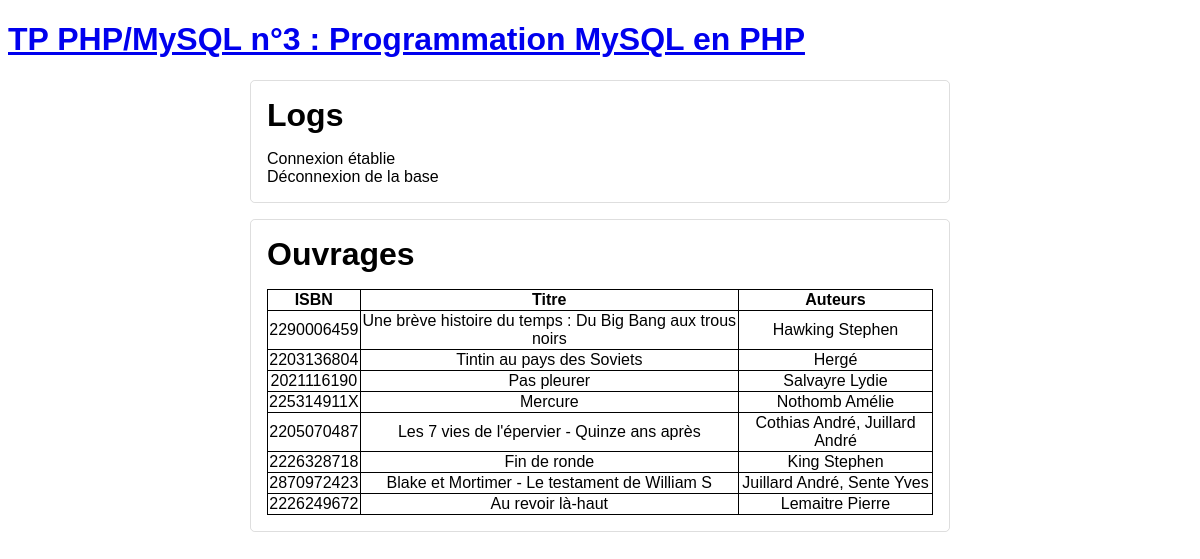
Page /affiche_ouvrages2.php on the committed database.
### tables this page shows
CREATE TABLE ouvrage (
  ISBN char(10) NOT NULL,
  Titre varchar(128) NOT NULL,
  PRIMARY KEY (ISBN)
);

### affiche_ouvrages2.php (the view, shortened to what this page needs)
<?php
$message = "";
$message_erreur = "";
$tableau_ouvrages = "";
$connexion = mysqli_connect("localhost", "root", "", "bibliotheque");
if ($connexion) {
    $message .= "Connexion établie<br>\n";
    mysqli_set_charset($connexion, "utf8");
} else {
    $message_erreur .= "Erreur de connexion<br>\n";
    $message_erreur .= "  Erreur n° " . mysqli_connect_errno() . " : " . mysqli_connect_error() . "<br>\n";
}
if (empty($message_erreur)) {
    $requete = "select o.ISBN, o.Titre, group_concat(a.Nom,' ',coalesce(a.Prenom,'') separator ', ') as 'Auteurs'
                from auteur a
                  inner join auteur_ouvrage ao ON ao.IdAuteur = a.IdAuteur
                    inner join ouvrage o ON ao.ISBN = o.ISBN
                group by o.ISBN, o.Titre
                order by o.Titre desc;";
    $resultat = mysqli_query($connexion, $requete);
    if ($resultat) {
        if (mysqli_num_rows($resultat) == 0) {
            $tableau_ouvrages .= "Aucun ouvrage<br>\n";
        } else {
            $tableau_ouvrages .= "<table>\n<thead>\n";
            $tableau_ouvrages .= "<tr><th>ISBN</th><th>Titre</th><th>Auteurs</th></tr>\n";
            $tableau_ouvrages .= "</thead>\n<tbody>\n";
            while ($ligne = mysqli_fetch_assoc($resultat)) {
                $tableau_ouvrages .= "<tr><td>" . $ligne['ISBN'] . " </td>"
                        . "<td>" . $ligne['Titre'] . "</td><td>" . $ligne['Auteurs'] . "</td></tr>\n";
            }
            $tableau_ouvrages .= "</tbody>\n</table>\n";
        }
    } else {
        $message_erreur .= "Erreur de la requête $requete<br>\n";
        $message_erreur .= "Erreur n° " . mysqli_errno($connexion) . " : " . mysqli_error($connexion) . "<br>\n";
    }
}
if ($connexion) {
    $message .= "Déconnexion de la base<br>";
}
?>
<!doctype html>
<html>
    <head>
        <link rel="stylesheet" href="formulaire.css">
    </head>
    <body>
        <header>
            <h1><a href="index.php">TP PHP/MySQL n°3 : Programmation MySQL en PHP</a></h1>
        </header>
        <main>
            <?php
            if (!empty($message_erreur) || !empty($message)) {
                ?>
                <section class="section-formulaire">
                    <h2>Logs</h2>
                    <?php
                    if (!empty($message)) {
                        echo "<section>\n" . $message . "</section>\n";
                    }
                    ?>
                </section>
                <?php
            }
            ?>
            <?php
            if (!empty($tableau_ouvrages)) {
                ?>
                <section class="section-formulaire">
                    <h2>Ouvrages</h2>
                    <?php
                    echo $tableau_ouvrages;
                    ?>
                </section>
                <?php
            }
            ?>
        </main>
    </body>
</html>

### formulaire.css (style rules this page uses)
html { box-sizing: border-box; font-family: Arial, sans-serif; }
*, *::before, *::after { box-sizing: inherit; }
.section-formulaire { margin: 1em auto; padding: 1em; width: 700px; border: 1px solid rgba(34,36,38,.15); border-radius: 0.3em; }
.section-formulaire h2 { margin: 0; padding: 0 0 1rem 0; font-size: 2em; font-weight: 700; }

### affiche_ouvrages2.php (style rules this page uses)
table { border: 1px solid black; border-collapse: collapse; }
th, td { border: 1px solid black; text-align: center; }

### rows in the picture
ouvrage: ISBN "2290006459", Titre "Une brève histoire du temps : Du Big Bang aux trous noirs", Auteurs "Hawking Stephen"
ouvrage: ISBN "2203136804", Titre "Tintin au pays des Soviets", Auteurs "Hergé"
ouvrage: ISBN "2021116190", Titre "Pas pleurer", Auteurs "Salvayre Lydie"
ouvrage: ISBN "225314911X", Titre "Mercure", Auteurs "Nothomb Amélie"
ouvrage: ISBN "2205070487", Titre "Les 7 vies de l'épervier - Quinze ans après", Auteurs "Cothias André, Juillard André"
ouvrage: ISBN "2226328718", Titre "Fin de ronde", Auteurs "King Stephen"
ouvrage: ISBN "2870972423", Titre "Blake et Mortimer - Le testament de William S", Auteurs "Juillard André, Sente Yves"
ouvrage: ISBN "2226249672", Titre "Au revoir là-haut", Auteurs "Lemaitre Pierre"
